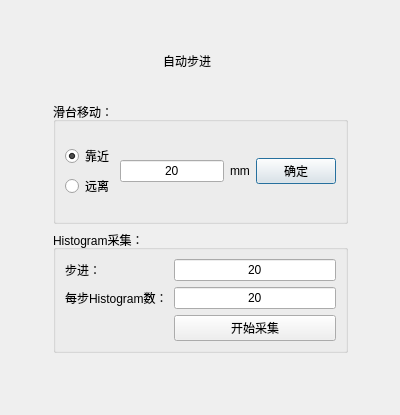
<?xml version="1.0" encoding="UTF-8"?>
<ui version="4.0">
 <class>AutoStepping_Dialog</class>
 <widget class="QDialog" name="AutoStepping_Dialog">
  <property name="geometry">
   <rect>
    <x>0</x>
    <y>0</y>
    <width>400</width>
    <height>415</height>
   </rect>
  </property>
  <property name="windowTitle">
   <string>自动步进设置</string>
  </property>
  <property name="windowIcon">
   <iconset resource="images/img.qrc">
    <normaloff>:/new/prefix1/icon_1.png</normaloff>:/new/prefix1/icon_1.png</iconset>
  </property>
  <widget class="QWidget" name="">
   <property name="geometry">
    <rect>
     <x>100</x>
     <y>50</y>
     <width>174</width>
     <height>22</height>
    </rect>
   </property>
   <layout class="QHBoxLayout" name="horizontalLayout">
    <item>
     <spacer name="horizontalSpacer">
      <property name="orientation">
       <enum>Qt::Horizontal</enum>
      </property>
      <property name="sizeHint" stdset="0">
       <size>
        <width>40</width>
        <height>20</height>
       </size>
      </property>
     </spacer>
    </item>
    <item>
     <widget class="QLabel" name="label">
      <property name="styleSheet">
       <string notr="true">font: 14pt &quot;黑体&quot;;</string>
      </property>
      <property name="text">
       <string>自动步进</string>
      </property>
     </widget>
    </item>
    <item>
     <spacer name="horizontalSpacer_2">
      <property name="orientation">
       <enum>Qt::Horizontal</enum>
      </property>
      <property name="sizeHint" stdset="0">
       <size>
        <width>40</width>
        <height>20</height>
       </size>
      </property>
     </spacer>
    </item>
   </layout>
  </widget>
  <widget class="QWidget" name="">
   <property name="geometry">
    <rect>
     <x>53</x>
     <y>102</y>
     <width>295</width>
     <height>251</height>
    </rect>
   </property>
   <layout class="QVBoxLayout" name="verticalLayout_2">
    <item>
     <widget class="QGroupBox" name="groupBox">
      <property name="title">
       <string>滑台移动：</string>
      </property>
      <layout class="QGridLayout" name="gridLayout">
       <item row="0" column="0">
        <layout class="QVBoxLayout" name="verticalLayout">
         <item>
          <widget class="QRadioButton" name="near_radioButton">
           <property name="text">
            <string>靠近</string>
           </property>
           <property name="checked">
            <bool>true</bool>
           </property>
          </widget>
         </item>
         <item>
          <widget class="QRadioButton" name="outer_radioButton">
           <property name="text">
            <string>远离</string>
           </property>
          </widget>
         </item>
        </layout>
       </item>
       <item row="0" column="1">
        <widget class="QLineEdit" name="changeDsitance_lineEdit">
         <property name="text">
          <string>20</string>
         </property>
         <property name="alignment">
          <set>Qt::AlignCenter</set>
         </property>
        </widget>
       </item>
       <item row="0" column="2">
        <widget class="QLabel" name="label_2">
         <property name="text">
          <string>mm</string>
         </property>
        </widget>
       </item>
       <item row="0" column="3">
        <widget class="QPushButton" name="step_ok_pushButton">
         <property name="text">
          <string>确定</string>
         </property>
        </widget>
       </item>
      </layout>
     </widget>
    </item>
    <item>
     <widget class="QGroupBox" name="groupBox_2">
      <property name="title">
       <string>Histogram采集：</string>
      </property>
      <layout class="QGridLayout" name="gridLayout_2">
       <item row="0" column="0">
        <layout class="QFormLayout" name="formLayout">
         <item row="0" column="0">
          <widget class="QLabel" name="label_3">
           <property name="text">
            <string>步进：</string>
           </property>
          </widget>
         </item>
         <item row="0" column="1">
          <widget class="QLineEdit" name="Bujin_lineEdit">
           <property name="text">
            <string>20</string>
           </property>
           <property name="alignment">
            <set>Qt::AlignCenter</set>
           </property>
          </widget>
         </item>
         <item row="1" column="0">
          <widget class="QLabel" name="label_4">
           <property name="text">
            <string>每步Histogram数：</string>
           </property>
          </widget>
         </item>
         <item row="1" column="1">
          <widget class="QLineEdit" name="HistogramNum_lineEdit">
           <property name="text">
            <string>20</string>
           </property>
           <property name="alignment">
            <set>Qt::AlignCenter</set>
           </property>
          </widget>
         </item>
         <item row="2" column="0">
          <spacer name="horizontalSpacer_3">
           <property name="orientation">
            <enum>Qt::Horizontal</enum>
           </property>
           <property name="sizeHint" stdset="0">
            <size>
             <width>98</width>
             <height>20</height>
            </size>
           </property>
          </spacer>
         </item>
         <item row="2" column="1">
          <widget class="QPushButton" name="HistogramGet_pushButton">
           <property name="text">
            <string>开始采集</string>
           </property>
          </widget>
         </item>
        </layout>
       </item>
      </layout>
     </widget>
    </item>
   </layout>
  </widget>
 </widget>
 <resources>
  <include location="images/img.qrc"/>
 </resources>
 <connections/>
</ui>
